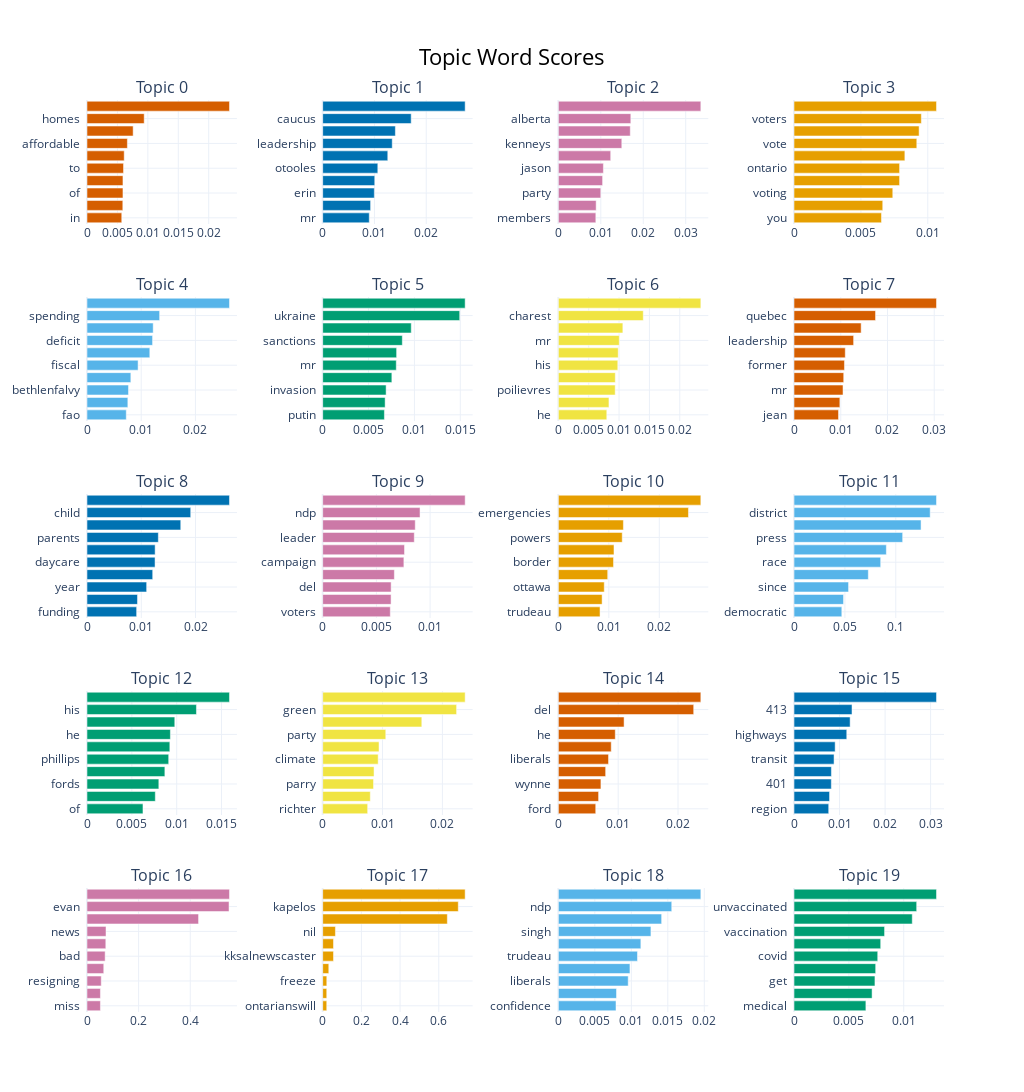

Write notebook code for a chart like this one.
### Code cell
bt_model.visualize_barchart(top_n_topics=20, n_words=40, height=412, width=256)

### Figure 1 — Plotly figure (JSON) as saved in the notebook; plotly's stock layout.template omitted (floating-point values rounded to 4 significant figures)
{"data": [{"marker": {"color": "#D55E00"}, "orientation": "h", "type": "bar", "x": [0.005712, 0.005884, 0.005909, 0.00591, 0.006002, 0.006115, 0.006636, 0.007585, 0.009399, 0.02342], "xaxis": "x", "y": ["in  ", "more  ", "of  ", "city  ", "to  ", "home  ", "affordable  ", "units  ", "homes  ", "housing  "], "yaxis": "y"}, {"marker": {"color": "#0072B2"}, "orientation": "h", "type": "bar", "x": [0.008998, 0.009259, 0.009976, 0.01006, 0.01065, 0.01257, 0.01343, 0.01404, 0.0171, 0.02752], "xaxis": "x2", "y": ["mr  ", "leader  ", "erin  ", "party  ", "otooles  ", "conservative  ", "leadership  ", "mps  ", "caucus  ", "otoole  "], "yaxis": "y2"}, {"marker": {"color": "#CC79A7"}, "orientation": "h", "type": "bar", "x": [0.00883, 0.008905, 0.009996, 0.01042, 0.01061, 0.01233, 0.01495, 0.01694, 0.01707, 0.03356], "xaxis": "x3", "y": ["members  ", "conservative  ", "party  ", "mr  ", "jason  ", "leadership  ", "kenneys  ", "ucp  ", "alberta  ", "kenney  "], "yaxis": "y3"}, {"marker": {"color": "#E69F00"}, "orientation": "h", "type": "bar", "x": [0.006538, 0.006632, 0.007383, 0.007891, 0.007892, 0.008287, 0.009179, 0.009352, 0.009519, 0.01065], "xaxis": "x4", "y": ["you  ", "are  ", "voting  ", "elections  ", "ontario  ", "polls  ", "vote  ", "parties  ", "voters  ", "election  "], "yaxis": "y4"}, {"marker": {"color": "#56B4E9"}, "orientation": "h", "type": "bar", "x": [0.007245, 0.007535, 0.007655, 0.008087, 0.009423, 0.01159, 0.01209, 0.01221, 0.0134, 0.02628], "xaxis": "x5", "y": ["fao  ", "year  ", "bethlenfalvy  ", "government  ", "fiscal  ", "tax  ", "deficit  ", "billion  ", "spending  ", "budget  "], "yaxis": "y5"}, {"marker": {"color": "#009E73"}, "orientation": "h", "type": "bar", "x": [0.00673, 0.006807, 0.006915, 0.00754, 0.008022, 0.008059, 0.00868, 0.009654, 0.01494, 0.01553], "xaxis": "x6", "y": ["putin  ", "war  ", "invasion  ", "kilgour  ", "mr  ", "russia  ", "sanctions  ", "ukrainian  ", "ukraine  ", "russian  "], "yaxis": "y6"}, {"marker": {"color": "#F0E442"}, "orientation": "h", "type": "bar", "x": [0.00798, 0.008335, 0.009363, 0.00938, 0.009793, 0.009862, 0.01003, 0.01062, 0.01399, 0.02347], "xaxis": "x7", "y": ["he  ", "race  ", "poilievres  ", "pierre  ", "his  ", "leadership  ", "mr  ", "conservative  ", "charest  ", "poilievre  "], "yaxis": "y7"}, {"marker": {"color": "#D55E00"}, "orientation": "h", "type": "bar", "x": [0.009518, 0.009808, 0.01048, 0.01063, 0.01079, 0.01096, 0.01275, 0.01436, 0.01744, 0.03048], "xaxis": "x8", "y": ["jean  ", "party  ", "mr  ", "johnston  ", "former  ", "he  ", "leadership  ", "conservative  ", "quebec  ", "charest  "], "yaxis": "y8"}, {"marker": {"color": "#0072B2"}, "orientation": "h", "type": "bar", "x": [0.009147, 0.009301, 0.01099, 0.01211, 0.01254, 0.01255, 0.01314, 0.01728, 0.01911, 0.02625], "xaxis": "x9", "y": ["funding  ", "families  ", "year  ", "federal  ", "daycare  ", "program  ", "parents  ", "deal  ", "child  ", "childcare  "], "yaxis": "y9"}, {"marker": {"color": "#CC79A7"}, "orientation": "h", "type": "bar", "x": [0.006294, 0.006367, 0.006372, 0.006673, 0.007559, 0.007616, 0.008528, 0.008617, 0.009062, 0.01326], "xaxis": "x10", "y": ["voters  ", "duca  ", "del  ", "she  ", "campaign  ", "election  ", "leader  ", "her  ", "ndp  ", "horwath  "], "yaxis": "y10"}, {"marker": {"color": "#E69F00"}, "orientation": "h", "type": "bar", "x": [0.00826, 0.00867, 0.009095, 0.009784, 0.01093, 0.01102, 0.01266, 0.01289, 0.02578, 0.02823], "xaxis": "x11", "y": ["trudeau  ", "measures  ", "ottawa  ", "blockades  ", "border  ", "police  ", "powers  ", "emergency  ", "emergencies  ", "act  "], "yaxis": "y11"}, {"marker": {"color": "#56B4E9"}, "orientation": "h", "type": "bar", "x": [0.04695, 0.04864, 0.05358, 0.07299, 0.08515, 0.09071, 0.1067, 0.1248, 0.1338, 0.14], "xaxis": "x12", "y": ["democratic  ", "has  ", "since  ", "canadian  ", "race  ", "called  ", "press  ", "electoral  ", "district  ", "represented  "], "yaxis": "y12"}, {"marker": {"color": "#009E73"}, "orientation": "h", "type": "bar", "x": [0.00624, 0.007616, 0.008008, 0.008681, 0.009107, 0.009235, 0.009298, 0.009787, 0.0122, 0.01588], "xaxis": "x13", "y": ["of  ", "premier  ", "fords  ", "was  ", "phillips  ", "doug  ", "he  ", "him  ", "his  ", "ford  "], "yaxis": "y13"}, {"marker": {"color": "#F0E442"}, "orientation": "h", "type": "bar", "x": [0.007516, 0.007956, 0.008497, 0.008582, 0.00927, 0.009412, 0.01054, 0.01656, 0.02238, 0.0238], "xaxis": "x14", "y": ["richter  ", "soundmuskoka  ", "parry  ", "guelph  ", "climate  ", "schreiners  ", "party  ", "greens  ", "green  ", "schreiner  "], "yaxis": "y14"}, {"marker": {"color": "#D55E00"}, "orientation": "h", "type": "bar", "x": [0.006247, 0.006726, 0.007114, 0.007906, 0.008385, 0.008838, 0.009514, 0.01098, 0.02262, 0.02381], "xaxis": "x15", "y": ["ford  ", "campaign  ", "wynne  ", "steven  ", "liberals  ", "his  ", "he  ", "liberal  ", "del  ", "duca  "], "yaxis": "y15"}, {"marker": {"color": "#0072B2"}, "orientation": "h", "type": "bar", "x": [0.007618, 0.007801, 0.008193, 0.008209, 0.008792, 0.009032, 0.01158, 0.01232, 0.01274, 0.03129], "xaxis": "x16", "y": ["region  ", "tolls  ", "401  ", "407  ", "transit  ", "project  ", "highways  ", "transportation  ", "413  ", "highway  "], "yaxis": "y16"}, {"marker": {"color": "#CC79A7"}, "orientation": "h", "type": "bar", "x": [0.05197, 0.05197, 0.05521, 0.06492, 0.07029, 0.07288, 0.07374, 0.4321, 0.5502, 0.552], "xaxis": "x17", "y": ["miss  ", "quietly  ", "resigning  ", "hallmarks  ", "bad  ", "dumpexcept  ", "news  ", "host  ", "evan  ", "solomon  "], "yaxis": "y17"}, {"marker": {"color": "#E69F00"}, "orientation": "h", "type": "bar", "x": [0.02102, 0.02102, 0.02127, 0.03157, 0.05586, 0.05586, 0.06591, 0.6443, 0.7008, 0.7364], "xaxis": "x18", "y": ["ontarianswill  ", "ourinfrastructure  ", "freeze  ", "ofthe  ", "kksalnewscaster  ", "kapelosnewscaster  ", "nil  ", "newscaster  ", "kapelos  ", "vassy  "], "yaxis": "y18"}, {"marker": {"color": "#56B4E9"}, "orientation": "h", "type": "bar", "x": [0.007901, 0.007971, 0.009573, 0.009812, 0.01084, 0.01131, 0.01269, 0.01416, 0.01554, 0.01953], "xaxis": "x19", "y": ["confidence  ", "liberalndp  ", "liberals  ", "government  ", "trudeau  ", "minority  ", "singh  ", "agreement  ", "ndp  ", "deal  "], "yaxis": "y19"}, {"marker": {"color": "#009E73"}, "orientation": "h", "type": "bar", "x": [0.006549, 0.007115, 0.007376, 0.007442, 0.007629, 0.0079, 0.008252, 0.01078, 0.01118, 0.01299], "xaxis": "x20", "y": ["medical  ", "people  ", "get  ", "moore  ", "covid  ", "health  ", "vaccination  ", "vaccinated  ", "unvaccinated  ", "vaccine  "], "yaxis": "y20"}], "layout": {"annotations": [{"font": {"size": 16}, "showarrow": false, "text": "Topic 0", "x": 0.0875, "xanchor": "center", "xref": "paper", "y": 1.0, "yanchor": "bottom", "yref": "paper"}, {"font": {"size": 16}, "showarrow": false, "text": "Topic 1", "x": 0.3625, "xanchor": "center", "xref": "paper", "y": 1.0, "yanchor": "bottom", "yref": "paper"}, {"font": {"size": 16}, "showarrow": false, "text": "Topic 2", "x": 0.6375, "xanchor": "center", "xref": "paper", "y": 1.0, "yanchor": "bottom", "yref": "paper"}, {"font": {"size": 16}, "showarrow": false, "text": "Topic 3", "x": 0.9125, "xanchor": "center", "xref": "paper", "y": 1.0, "yanchor": "bottom", "yref": "paper"}, {"font": {"size": 16}, "showarrow": false, "text": "Topic 4", "x": 0.0875, "xanchor": "center", "xref": "paper", "y": 0.784, "yanchor": "bottom", "yref": "paper"}, {"font": {"size": 16}, "showarrow": false, "text": "Topic 5", "x": 0.3625, "xanchor": "center", "xref": "paper", "y": 0.784, "yanchor": "bottom", "yref": "paper"}, {"font": {"size": 16}, "showarrow": false, "text": "Topic 6", "x": 0.6375, "xanchor": "center", "xref": "paper", "y": 0.784, "yanchor": "bottom", "yref": "paper"}, {"font": {"size": 16}, "showarrow": false, "text": "Topic 7", "x": 0.9125, "xanchor": "center", "xref": "paper", "y": 0.784, "yanchor": "bottom", "yref": "paper"}, {"font": {"size": 16}, "showarrow": false, "text": "Topic 8", "x": 0.0875, "xanchor": "center", "xref": "paper", "y": 0.568, "yanchor": "bottom", "yref": "paper"}, {"font": {"size": 16}, "showarrow": false, "text": "Topic 9", "x": 0.3625, "xanchor": "center", "xref": "paper", "y": 0.568, "yanchor": "bottom", "yref": "paper"}, {"font": {"size": 16}, "showarrow": false, "text": "Topic 10", "x": 0.6375, "xanchor": "center", "xref": "paper", "y": 0.568, "yanchor": "bottom", "yref": "paper"}, {"font": {"size": 16}, "showarrow": false, "text": "Topic 11", "x": 0.9125, "xanchor": "center", "xref": "paper", "y": 0.568, "yanchor": "bottom", "yref": "paper"}, {"font": {"size": 16}, "showarrow": false, "text": "Topic 12", "x": 0.0875, "xanchor": "center", "xref": "paper", "y": 0.352, "yanchor": "bottom", "yref": "paper"}, {"font": {"size": 16}, "showarrow": false, "text": "Topic 13", "x": 0.3625, "xanchor": "center", "xref": "paper", "y": 0.352, "yanchor": "bottom", "yref": "paper"}, {"font": {"size": 16}, "showarrow": false, "text": "Topic 14", "x": 0.6375, "xanchor": "center", "xref": "paper", "y": 0.352, "yanchor": "bottom", "yref": "paper"}, {"font": {"size": 16}, "showarrow": false, "text": "Topic 15", "x": 0.9125, "xanchor": "center", "xref": "paper", "y": 0.352, "yanchor": "bottom", "yref": "paper"}, {"font": {"size": 16}, "showarrow": false, "text": "Topic 16", "x": 0.0875, "xanchor": "center", "xref": "paper", "y": 0.136, "yanchor": "bottom", "yref": "paper"}, {"font": {"size": 16}, "showarrow": false, "text": "Topic 17", "x": 0.3625, "xanchor": "center", "xref": "paper", "y": 0.136, "yanchor": "bottom", "yref": "paper"}, {"font": {"size": 16}, "showarrow": false, "text": "Topic 18", "x": 0.6375, "xanchor": "center", "xref": "paper", "y": 0.136, "yanchor": "bottom", "yref": "paper"}, {"font": {"size": 16}, "showarrow": false, "text": "Topic 19", "x": 0.9125, "xanchor": "center", "xref": "paper", "y": 0.136, "yanchor": "bottom", "yref": "paper"}], "height": 2060, "hoverlabel": {"bgcolor": "white", "font": {"family": "Rockwell", "size": 16}}, "showlegend": false, "title": {"font": {"color": "Black", "size": 22}, "text": "Topic Word Scores", "x": 0.5, "xanchor": "center", "yanchor": "top"}, "width": 1024, "xaxis": {"anchor": "y", "domain": [0, 0.175], "showgrid": true}, "xaxis10": {"anchor": "y10", "domain": [0.275, 0.45], "showgrid": true}, "xaxis11": {"anchor": "y11", "domain": [0.55, 0.725], "showgrid": true}, "xaxis12": {"anchor": "y12", "domain": [0.825, 1], "showgrid": true}, "xaxis13": {"anchor": "y13", "domain": [0, 0.175], "showgrid": true}, "xaxis14": {"anchor": "y14", "domain": [0.275, 0.45], "showgrid": true}, "xaxis15": {"anchor": "y15", "domain": [0.55, 0.725], "showgrid": true}, "xaxis16": {"anchor": "y16", "domain": [0.825, 1], "showgrid": true}, "xaxis17": {"anchor": "y17", "domain": [0, 0.175], "showgrid": true}, "xaxis18": {"anchor": "y18", "domain": [0.275, 0.45], "showgrid": true}, "xaxis19": {"anchor": "y19", "domain": [0.55, 0.725], "showgrid": true}, "xaxis2": {"anchor": "y2", "domain": [0.275, 0.45], "showgrid": true}, "xaxis20": {"anchor": "y20", "domain": [0.825, 1], "showgrid": true}, "xaxis3": {"anchor": "y3", "domain": [0.55, 0.725], "showgrid": true}, "xaxis4": {"anchor": "y4", "domain": [0.825, 1], "showgrid": true}, "xaxis5": {"anchor": "y5", "domain": [0, 0.175], "showgrid": true}, "xaxis6": {"anchor": "y6", "domain": [0.275, 0.45], "showgrid": true}, "xaxis7": {"anchor": "y7", "domain": [0.55, 0.725], "showgrid": true}, "xaxis8": {"anchor": "y8", "domain": [0.825, 1], "showgrid": true}, "xaxis9": {"anchor": "y9", "domain": [0, 0.175], "showgrid": true}, "yaxis": {"anchor": "x", "domain": [0.864, 1.0], "showgrid": true}, "yaxis10": {"anchor": "x10", "domain": [0.432, 0.568], "showgrid": true}, "yaxis11": {"anchor": "x11", "domain": [0.432, 0.568], "showgrid": true}, "yaxis12": {"anchor": "x12", "domain": [0.432, 0.568], "showgrid": true}, "yaxis13": {"anchor": "x13", "domain": [0.216, 0.352], "showgrid": true}, "yaxis14": {"anchor": "x14", "domain": [0.216, 0.352], "showgrid": true}, "yaxis15": {"anchor": "x15", "domain": [0.216, 0.352], "showgrid": true}, "yaxis16": {"anchor": "x16", "domain": [0.216, 0.352], "showgrid": true}, "yaxis17": {"anchor": "x17", "domain": [0, 0.136], "showgrid": true}, "yaxis18": {"anchor": "x18", "domain": [0, 0.136], "showgrid": true}, "yaxis19": {"anchor": "x19", "domain": [0, 0.136], "showgrid": true}, "yaxis2": {"anchor": "x2", "domain": [0.864, 1.0], "showgrid": true}, "yaxis20": {"anchor": "x20", "domain": [0, 0.136], "showgrid": true}, "yaxis3": {"anchor": "x3", "domain": [0.864, 1.0], "showgrid": true}, "yaxis4": {"anchor": "x4", "domain": [0.864, 1.0], "showgrid": true}, "yaxis5": {"anchor": "x5", "domain": [0.648, 0.784], "showgrid": true}, "yaxis6": {"anchor": "x6", "domain": [0.648, 0.784], "showgrid": true}, "yaxis7": {"anchor": "x7", "domain": [0.648, 0.784], "showgrid": true}, "yaxis8": {"anchor": "x8", "domain": [0.648, 0.784], "showgrid": true}, "yaxis9": {"anchor": "x9", "domain": [0.432, 0.568], "showgrid": true}}}
